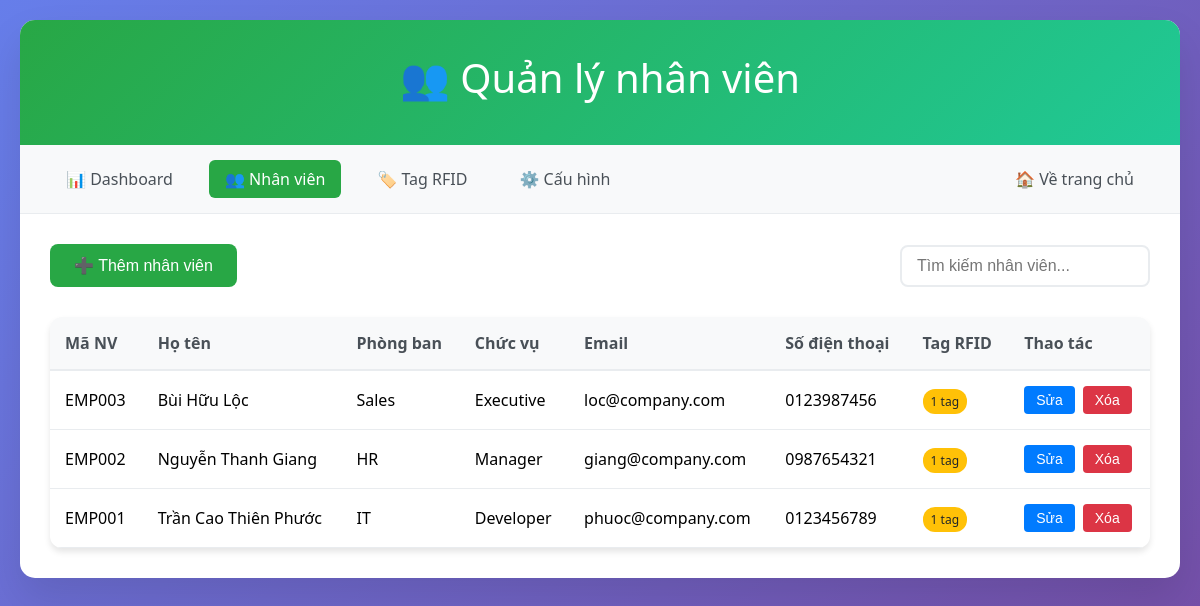
The app's page /admin/employees, older data.
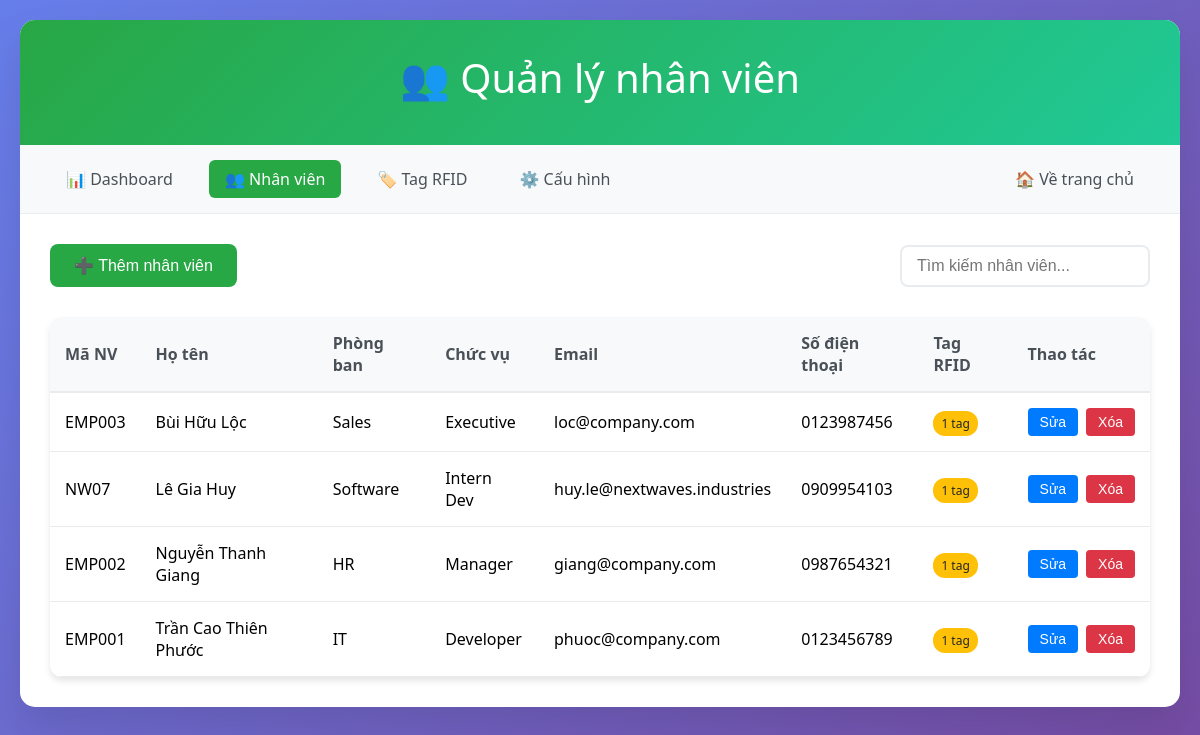
The same page, newer data.
### tables this page shows
CREATE TABLE employees (
            id INTEGER PRIMARY KEY AUTOINCREMENT,
            name TEXT NOT NULL,
            employee_code TEXT UNIQUE,
            department TEXT,
            position TEXT,
            email TEXT,
            phone TEXT,
            is_active BOOLEAN DEFAULT 1,
            created_at TEXT DEFAULT CURRENT_TIMESTAMP,
            updated_at TEXT DEFAULT CURRENT_TIMESTAMP
        );

### app.py (the view)
@app.route('/admin/employees')
def admin_employees():
    conn = sqlite3.connect('checkins.db')
    employees = conn.execute('''
        SELECT e.*,
               COUNT(et.id) as tag_count
        FROM employees e
        LEFT JOIN employee_tags et ON e.id = et.employee_id AND et.is_active = 1
        WHERE e.is_active = 1
        GROUP BY e.id
        ORDER BY e.name
    ''').fetchall()
    conn.close()
    return render_template('admin/employees.html', employees=employees)

### templates/admin/employees.html (shortened to what this page needs)
<!DOCTYPE html>
<html lang="vi">
  <head>
  </head>
  <body>
    <div class="container">
      <div class="header">
        <h1>👥 Quản lý nhân viên</h1>
      </div>
      <div class="nav">
        <a href="/admin">📊 Dashboard</a>
        <a href="/admin/employees" class="active">👥 Nhân viên</a>
        <a href="/admin/tags">🏷️ Tag RFID</a>
        <a href="/admin/config">⚙️ Cấu hình</a>
        <a href="/" style="margin-left: auto">🏠 Về trang chủ</a>
      </div>
      <div class="content">
        <div class="toolbar">
          <button class="add-btn" onclick="openAddModal()">
            ➕ Thêm nhân viên
          </button>
          <div class="search-box">
            <input
              type="text"
              class="search-input"
              placeholder="Tìm kiếm nhân viên..."
              onkeyup="filterEmployees()"
            />
          </div>
        </div>
        <table class="employees-table">
          <thead>
            <tr>
              <th>Mã NV</th>
              <th>Họ tên</th>
              <th>Phòng ban</th>
              <th>Chức vụ</th>
              <th>Email</th>
              <th>Số điện thoại</th>
              <th>Tag RFID</th>
              <th>Thao tác</th>
            </tr>
          </thead>
          <tbody id="employees-tbody">
            {% for emp in employees %}
            <tr data-employee-id="{{ emp[0] }}">
              <td>{{ emp[2] or 'N/A' }}</td>
              <td>{{ emp[1] }}</td>
              <td>{{ emp[3] or 'N/A' }}</td>
              <td>{{ emp[4] or 'N/A' }}</td>
              <td>{{ emp[5] or 'N/A' }}</td>
              <td>{{ emp[6] or 'N/A' }}</td>
              <td><span class="tag-count">{{ emp[10] }} tag</span></td>
              <td>
                <div class="action-buttons">
                  <button
                    class="btn-edit"
                    onclick="openEditModal('{{ emp[0] }}')"
                  >
                    Sửa
                  </button>
                  <button
                    class="btn-delete"
                    onclick="deleteEmployee('{{ emp[0] }}')"
                  >
                    Xóa
                  </button>
                </div>
              </td>
            </tr>
            {% endfor %}
          </tbody>
        </table>
      </div>
    </div>
  </body>
</html>

Row changes from the older to the newer data that the page shows:
added employees: employee_code "NW07", name "Lê Gia Huy", department "Software", position "Intern Dev", email "huy.le@nextwaves.industries", phone "0909954103", is_active "1"
